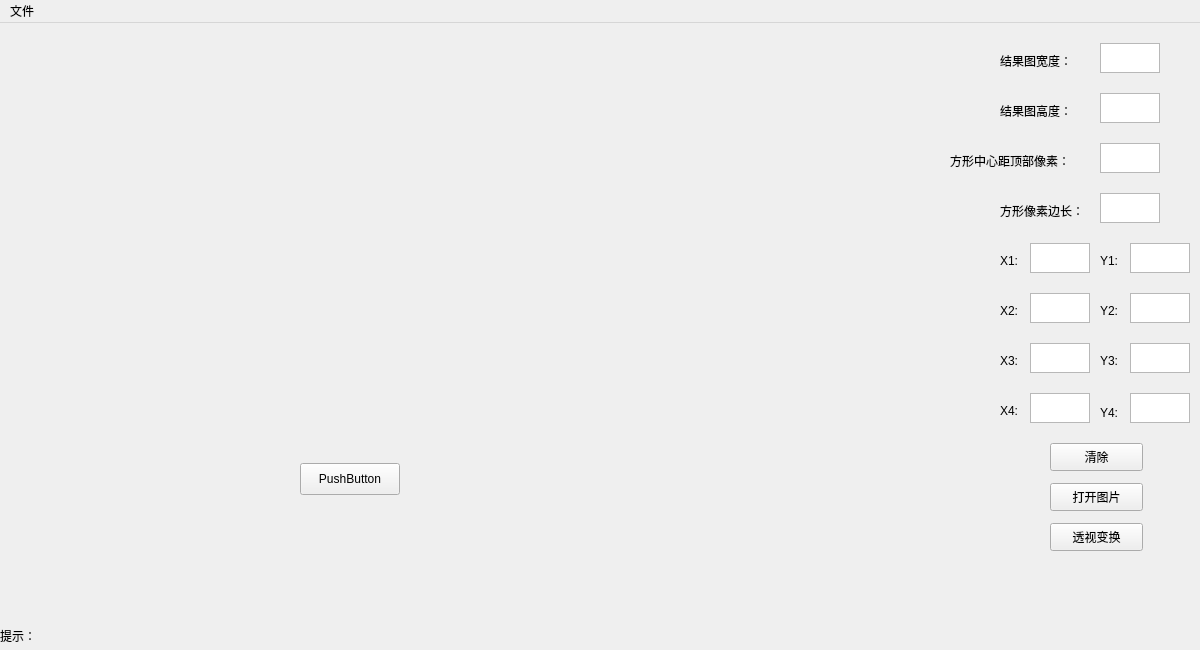
<?xml version="1.0" encoding="UTF-8"?>
<ui version="4.0">
 <class>MainWindow</class>
 <widget class="QMainWindow" name="MainWindow">
  <property name="geometry">
   <rect>
    <x>0</x>
    <y>0</y>
    <width>1200</width>
    <height>650</height>
   </rect>
  </property>
  <property name="windowTitle">
   <string>RUBO IPM</string>
  </property>
  <property name="styleSheet">
   <string notr="true">QToolBar{border-color: rgb(0, 0, 0);border:1px solid;}</string>
  </property>
  <property name="documentMode">
   <bool>true</bool>
  </property>
  <widget class="QWidget" name="centralWidget">
   <widget class="QPushButton" name="button_openpic">
    <property name="geometry">
     <rect>
      <x>1050</x>
      <y>460</y>
      <width>93</width>
      <height>28</height>
     </rect>
    </property>
    <property name="text">
     <string>打开图片</string>
    </property>
   </widget>
   <widget class="QPushButton" name="button_change">
    <property name="geometry">
     <rect>
      <x>1050</x>
      <y>500</y>
      <width>93</width>
      <height>28</height>
     </rect>
    </property>
    <property name="text">
     <string>透视变换</string>
    </property>
   </widget>
   <widget class="QTextEdit" name="text_high">
    <property name="geometry">
     <rect>
      <x>1100</x>
      <y>70</y>
      <width>60</width>
      <height>30</height>
     </rect>
    </property>
   </widget>
   <widget class="QLabel" name="label_high">
    <property name="geometry">
     <rect>
      <x>1000</x>
      <y>80</y>
      <width>91</width>
      <height>16</height>
     </rect>
    </property>
    <property name="text">
     <string>结果图高度：</string>
    </property>
   </widget>
   <widget class="QLabel" name="label_ysite">
    <property name="geometry">
     <rect>
      <x>950</x>
      <y>130</y>
      <width>141</width>
      <height>16</height>
     </rect>
    </property>
    <property name="text">
     <string>方形中心距顶部像素：</string>
    </property>
   </widget>
   <widget class="QTextEdit" name="text_ysite">
    <property name="geometry">
     <rect>
      <x>1100</x>
      <y>120</y>
      <width>60</width>
      <height>30</height>
     </rect>
    </property>
   </widget>
   <widget class="QTextEdit" name="text_width">
    <property name="geometry">
     <rect>
      <x>1100</x>
      <y>20</y>
      <width>60</width>
      <height>30</height>
     </rect>
    </property>
   </widget>
   <widget class="QLabel" name="label_width">
    <property name="geometry">
     <rect>
      <x>1000</x>
      <y>30</y>
      <width>91</width>
      <height>16</height>
     </rect>
    </property>
    <property name="text">
     <string>结果图宽度：</string>
    </property>
   </widget>
   <widget class="QLabel" name="label_len">
    <property name="geometry">
     <rect>
      <x>1000</x>
      <y>180</y>
      <width>141</width>
      <height>16</height>
     </rect>
    </property>
    <property name="text">
     <string>方形像素边长：</string>
    </property>
   </widget>
   <widget class="QTextEdit" name="text_len">
    <property name="geometry">
     <rect>
      <x>1100</x>
      <y>170</y>
      <width>60</width>
      <height>30</height>
     </rect>
    </property>
   </widget>
   <widget class="QLabel" name="label_x1">
    <property name="geometry">
     <rect>
      <x>1000</x>
      <y>230</y>
      <width>21</width>
      <height>16</height>
     </rect>
    </property>
    <property name="text">
     <string>X1:</string>
    </property>
   </widget>
   <widget class="QLabel" name="label_y1">
    <property name="geometry">
     <rect>
      <x>1100</x>
      <y>230</y>
      <width>21</width>
      <height>16</height>
     </rect>
    </property>
    <property name="text">
     <string>Y1:</string>
    </property>
   </widget>
   <widget class="QTextEdit" name="text_x1">
    <property name="geometry">
     <rect>
      <x>1030</x>
      <y>220</y>
      <width>60</width>
      <height>30</height>
     </rect>
    </property>
   </widget>
   <widget class="QTextEdit" name="text_y1">
    <property name="geometry">
     <rect>
      <x>1130</x>
      <y>220</y>
      <width>60</width>
      <height>30</height>
     </rect>
    </property>
   </widget>
   <widget class="QTextEdit" name="text_y2">
    <property name="geometry">
     <rect>
      <x>1130</x>
      <y>270</y>
      <width>60</width>
      <height>30</height>
     </rect>
    </property>
   </widget>
   <widget class="QTextEdit" name="text_x2">
    <property name="geometry">
     <rect>
      <x>1030</x>
      <y>270</y>
      <width>60</width>
      <height>30</height>
     </rect>
    </property>
   </widget>
   <widget class="QTextEdit" name="text_x3">
    <property name="geometry">
     <rect>
      <x>1030</x>
      <y>320</y>
      <width>60</width>
      <height>30</height>
     </rect>
    </property>
   </widget>
   <widget class="QTextEdit" name="text_x4">
    <property name="geometry">
     <rect>
      <x>1030</x>
      <y>370</y>
      <width>60</width>
      <height>30</height>
     </rect>
    </property>
   </widget>
   <widget class="QTextEdit" name="text_y3">
    <property name="geometry">
     <rect>
      <x>1130</x>
      <y>320</y>
      <width>60</width>
      <height>30</height>
     </rect>
    </property>
   </widget>
   <widget class="QTextEdit" name="text_y4">
    <property name="geometry">
     <rect>
      <x>1130</x>
      <y>370</y>
      <width>60</width>
      <height>30</height>
     </rect>
    </property>
   </widget>
   <widget class="QLabel" name="label_x2">
    <property name="geometry">
     <rect>
      <x>1000</x>
      <y>280</y>
      <width>21</width>
      <height>16</height>
     </rect>
    </property>
    <property name="text">
     <string>X2:</string>
    </property>
   </widget>
   <widget class="QLabel" name="label_x3">
    <property name="geometry">
     <rect>
      <x>1000</x>
      <y>330</y>
      <width>21</width>
      <height>16</height>
     </rect>
    </property>
    <property name="text">
     <string>X3:</string>
    </property>
   </widget>
   <widget class="QLabel" name="label_x4">
    <property name="geometry">
     <rect>
      <x>1000</x>
      <y>380</y>
      <width>21</width>
      <height>16</height>
     </rect>
    </property>
    <property name="text">
     <string>X4:</string>
    </property>
   </widget>
   <widget class="QLabel" name="label_y2">
    <property name="geometry">
     <rect>
      <x>1100</x>
      <y>280</y>
      <width>21</width>
      <height>16</height>
     </rect>
    </property>
    <property name="text">
     <string>Y2:</string>
    </property>
   </widget>
   <widget class="QLabel" name="label_y3">
    <property name="geometry">
     <rect>
      <x>1100</x>
      <y>330</y>
      <width>21</width>
      <height>16</height>
     </rect>
    </property>
    <property name="text">
     <string>Y3:</string>
    </property>
   </widget>
   <widget class="QLabel" name="label_y4">
    <property name="geometry">
     <rect>
      <x>1100</x>
      <y>380</y>
      <width>20</width>
      <height>20</height>
     </rect>
    </property>
    <property name="text">
     <string>Y4:</string>
    </property>
   </widget>
   <widget class="myLabel" name="label_pic1">
    <property name="geometry">
     <rect>
      <x>0</x>
      <y>0</y>
      <width>940</width>
      <height>600</height>
     </rect>
    </property>
    <property name="text">
     <string/>
    </property>
    <property name="textFormat">
     <enum>Qt::PlainText</enum>
    </property>
   </widget>
   <widget class="QPushButton" name="button_clear">
    <property name="geometry">
     <rect>
      <x>1050</x>
      <y>420</y>
      <width>93</width>
      <height>28</height>
     </rect>
    </property>
    <property name="text">
     <string>清除</string>
    </property>
   </widget>
   <widget class="QLabel" name="label_tips">
    <property name="geometry">
     <rect>
      <x>0</x>
      <y>605</y>
      <width>1200</width>
      <height>16</height>
     </rect>
    </property>
    <property name="text">
     <string>提示：</string>
    </property>
   </widget>
   <widget class="QPushButton" name="pushButton">
    <property name="geometry">
     <rect>
      <x>300</x>
      <y>440</y>
      <width>100</width>
      <height>32</height>
     </rect>
    </property>
    <property name="text">
     <string>PushButton</string>
    </property>
   </widget>
   <zorder>label_pic1</zorder>
   <zorder>button_openpic</zorder>
   <zorder>button_change</zorder>
   <zorder>text_high</zorder>
   <zorder>label_high</zorder>
   <zorder>label_ysite</zorder>
   <zorder>text_ysite</zorder>
   <zorder>text_width</zorder>
   <zorder>label_width</zorder>
   <zorder>label_len</zorder>
   <zorder>text_len</zorder>
   <zorder>label_x1</zorder>
   <zorder>label_y1</zorder>
   <zorder>text_x1</zorder>
   <zorder>text_y1</zorder>
   <zorder>text_y2</zorder>
   <zorder>text_x2</zorder>
   <zorder>text_x3</zorder>
   <zorder>text_x4</zorder>
   <zorder>text_y3</zorder>
   <zorder>text_y4</zorder>
   <zorder>label_x2</zorder>
   <zorder>label_x3</zorder>
   <zorder>label_x4</zorder>
   <zorder>label_y2</zorder>
   <zorder>label_y3</zorder>
   <zorder>label_y4</zorder>
   <zorder>button_clear</zorder>
   <zorder>label_tips</zorder>
   <zorder>pushButton</zorder>
  </widget>
  <widget class="QMenuBar" name="menuBar">
   <property name="geometry">
    <rect>
     <x>0</x>
     <y>0</y>
     <width>1200</width>
     <height>22</height>
    </rect>
   </property>
   <widget class="QMenu" name="menu_doc">
    <property name="title">
     <string>文件</string>
    </property>
    <addaction name="open"/>
    <addaction name="about"/>
    <addaction name="action_2"/>
   </widget>
   <addaction name="menu_doc"/>
  </widget>
  <action name="open">
   <property name="text">
    <string>打开图片</string>
   </property>
   <property name="toolTip">
    <string>打开图片</string>
   </property>
   <property name="shortcut">
    <string>Ctrl+O</string>
   </property>
  </action>
  <action name="about">
   <property name="text">
    <string>关于</string>
   </property>
   <property name="toolTip">
    <string>关于</string>
   </property>
   <property name="shortcut">
    <string>Ctrl+A</string>
   </property>
  </action>
  <action name="action_2">
   <property name="text">
    <string>退出</string>
   </property>
   <property name="shortcut">
    <string>Ctrl+Q</string>
   </property>
  </action>
 </widget>
 <layoutdefault spacing="6" margin="11"/>
 <customwidgets>
  <customwidget>
   <class>myLabel</class>
   <extends>QLabel</extends>
   <header location="global">rubo_label.h</header>
  </customwidget>
 </customwidgets>
 <resources/>
 <connections/>
</ui>
